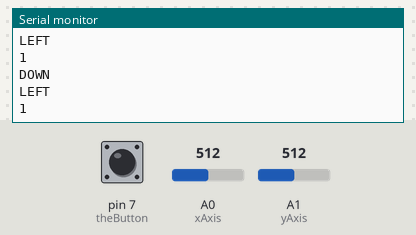
This sketch was run on a simulated Arduino Uno, built with avr-gcc and run on an emulated ATmega328P. On the bench: the last lines printed to the serial monitor. The test bench sets the inputs (shaded band); at power-on: A0 (xAxis) = 512, A1 (yAxis) = 512, pin 7 (theButton) HIGH.

Above: at 1.3 s.
1.4 s: A0 (xAxis) set to 490
At 1.82 s:
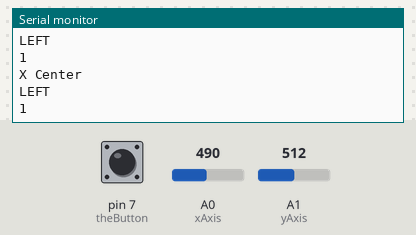
3.5 s: A1 (yAxis) set to 490
At 3.82 s:
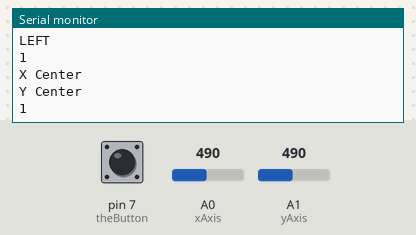
5.5 s: A1 (yAxis) set to 470
At 5.82 s:
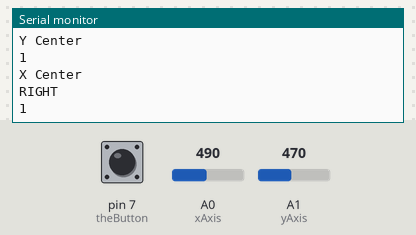
7.5 s: A0 (xAxis) set to 460
At 7.82 s:
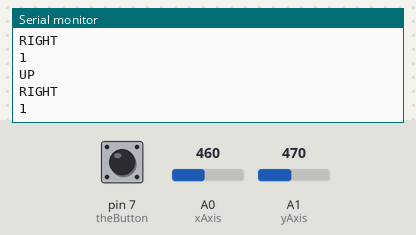
9.5 s: pin 7 (theButton) pulled LOW for 0.6 s
At 9.82 s:
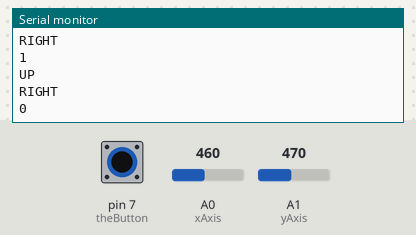

Measured:
- after the input at 1.4 s, the serial monitor: prints a new line after 0.10 s (image 1)
- after the input at 3.5 s, the serial monitor: prints a new line at once (image 2)
- after the input at 5.5 s, the serial monitor: prints a new line at once (image 3)
- after the input at 7.5 s, the serial monitor: prints a new line at once (image 4)
- after the input at 9.5 s, the serial monitor: prints a new line at once (image 5)

The sketch:

joystick_read.ino
```cpp
int x=0;
int y=0;
int button=0;
#define xAxis A0
#define yAxis A1
#define theButton 7


void setup() {
  // put your setup code here, to run once:

Serial.begin(9600);
pinMode(theButton,INPUT_PULLUP);


}

void loop() {
  // put your main code here, to run repeatedly:

x = analogRead(xAxis);
y = analogRead(yAxis);
button = digitalRead(theButton);

/*
Serial.print("X position ");
Serial.print(x);
Serial.print("\T");

Serial.print("Y position ");
Serial.print(y);
Serial.print("\T");

Serial.print("Button ");

Serial.print(button);
Serial.println();
*/


if(x<470){
  Serial.println("UP");
}
  else if(x>500){
    Serial.println("DOWN");
  }
else {
  Serial.println("X Center");
}

if(y<480){
  Serial.println("RIGHT");
}
  else if(y>510){
    Serial.println("LEFT");
  }
else {
  Serial.println("Y Center");
}
Serial.println(button);
delay(500);

}
```
